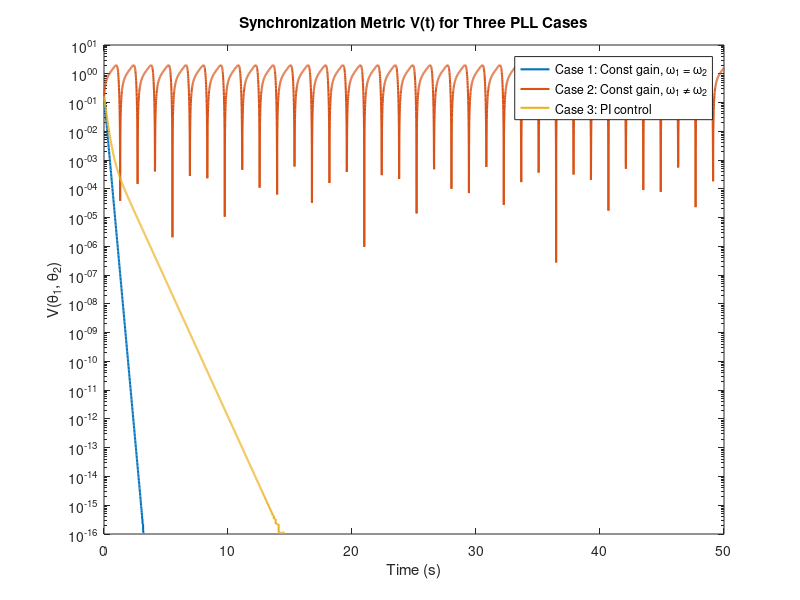

This figure's MATLAB source:
clear; close all; clc

T = 50;
dt = 0.01;
t = 0:dt:T;

V_all = zeros(3, length(t));
labels = {'Case 1: Const gain, \omega_1 = \omega_2', ...
          'Case 2: Const gain, \omega_1 \neq \omega_2', ...
          'Case 3: PI control'};
%params
theta1_0 = 2*pi*rand;
theta2_0 = 2*pi*rand;

% Random gains and frequencies
a1 = 1 + rand;
a2 = 1 + rand;
K1 = 1 + rand;
K2 = 1 + rand;
L1 = 1 + rand;
L2 = 1 + rand;

% phi = 0
omega1 = 2*pi*10;   % 10 Hz
omega2 = omega1;

theta1 = theta1_0;
theta2 = theta2_0;

for k = 1:length(t)
    V_all(1, k) = 1 - cos(theta1 - theta2);

    dtheta1 = omega1 + a1*K1*sin(theta2 - theta1);
    dtheta2 = omega2 + a2*K2*sin(theta1 - theta2);

    theta1 = theta1 + dt*dtheta1;
    theta2 = theta2 + dt*dtheta2;
end

% Constant gain, phase diff not equal to 0
omega1 = 2*pi*10;
omega2 = 2*pi*(10 + 1.5*rand);  % Slight offset

theta1 = theta1_0;
theta2 = theta2_0;

for k = 1:length(t)
    V_all(2, k) = 1 - cos(theta1 - theta2);

    dtheta1 = omega1 + a1*K1*sin(theta2 - theta1);
    dtheta2 = omega2 + a2*K2*sin(theta1 - theta2);

    theta1 = theta1 + dt*dtheta1;
    theta2 = theta2 + dt*dtheta2;
end

%PI Control
omega1 = 2*pi*10;
omega2 = 2*pi*(10 + 1.5*rand);

theta1 = theta1_0;
theta2 = theta2_0;
z1 = randn;
z2 = randn;

for k = 1:length(t)
    V_all(3, k) = 1 - cos(theta1 - theta2);
    
    sin_diff = sin(theta2 - theta1);
    
    dtheta1 = omega1 + a1*K1*sin_diff + a1*L1*z1;
    dtheta2 = omega2 + a2*K2*sin(-sin_diff) + a2*L2*z2;
    
    dz1 = sin_diff;
    dz2 = -sin_diff;

    theta1 = theta1 + dt*dtheta1;
    theta2 = theta2 + dt*dtheta2;
    z1 = z1 + dt*dz1;
    z2 = z2 + dt*dz2;
end

%% plot
figure;
semilogy(t, V_all(1,:), 'LineWidth', 1.5); hold on;
semilogy(t, V_all(2,:), 'LineWidth', 1.5);
semilogy(t, V_all(3,:), 'LineWidth', 1.5);
xlabel('Time (s)');
ylabel('V(\theta_1, \theta_2)');
title('Synchronization Metric V(t) for Three PLL Cases');
legend(labels, 'Location', 'northeast');
